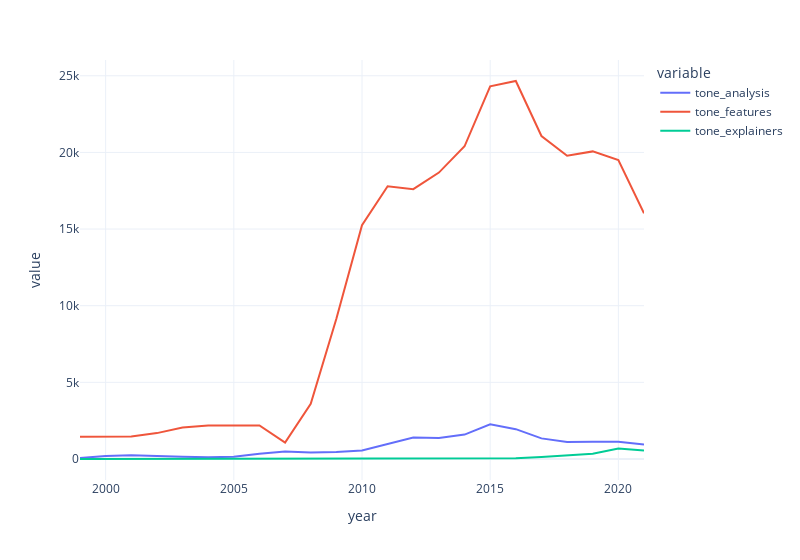

The notebook cell this image was saved under:
### Code cell
px.line(df, y=['tone_analysis', 'tone_features', 'tone_explainers'], width=800)

### Figure 1 — Plotly figure (JSON) as saved in the notebook; plotly's stock layout.template omitted (floating-point values rounded to 4 significant figures)
{"data": [{"hovertemplate": "variable=tone_analysis<br>year=%{x}<br>value=%{y}<extra></extra>", "legendgroup": "tone_analysis", "line": {"color": "#636efa", "dash": "solid"}, "mode": "lines", "name": "tone_analysis", "orientation": "v", "showlegend": true, "type": "scatter", "x": [1999, 2000, 2001, 2002, 2003, 2004, 2005, 2006, 2007, 2008, 2009, 2010, 2011, 2012, 2013, 2014, 2015, 2016, 2017, 2018, 2019, 2020, 2021], "xaxis": "x", "y": [61, 197, 250, 171, 141, 121, 141, 347, 487, 426, 454, 562, 1003, 1404, 1372, 1594, 2267, 1947, 1345, 1116, 1126, 1124, 940], "yaxis": "y"}, {"hovertemplate": "variable=tone_features<br>year=%{x}<br>value=%{y}<extra></extra>", "legendgroup": "tone_features", "line": {"color": "#EF553B", "dash": "solid"}, "mode": "lines", "name": "tone_features", "orientation": "v", "showlegend": true, "type": "scatter", "x": [1999, 2000, 2001, 2002, 2003, 2004, 2005, 2006, 2007, 2008, 2009, 2010, 2011, 2012, 2013, 2014, 2015, 2016, 2017, 2018, 2019, 2020, 2021], "xaxis": "x", "y": [1453, 1455, 1461, 1689, 2054, 2181, 2170, 2188, 1065, 3595, 9153, 15250, 17795, 17600, 18685, 20400, 24312, 24659, 21069, 19783, 20067, 19503, 16029], "yaxis": "y"}, {"hovertemplate": "variable=tone_explainers<br>year=%{x}<br>value=%{y}<extra></extra>", "legendgroup": "tone_explainers", "line": {"color": "#00cc96", "dash": "solid"}, "mode": "lines", "name": "tone_explainers", "orientation": "v", "showlegend": true, "type": "scatter", "x": [1999, 2000, 2001, 2002, 2003, 2004, 2005, 2006, 2007, 2008, 2009, 2010, 2011, 2012, 2013, 2014, 2015, 2016, 2017, 2018, 2019, 2020, 2021], "xaxis": "x", "y": [0, 0, 0, 0, 0, 0, 0, 0, 0, 0, 0, 0, 0, 0, 0, 1, 2, 45, 123, 237, 347, 691, 549], "yaxis": "y"}], "layout": {"legend": {"title": {"text": "variable"}, "tracegroupgap": 0}, "margin": {"t": 60}, "width": 800, "xaxis": {"anchor": "y", "domain": [0, 1], "title": {"text": "year"}}, "yaxis": {"anchor": "x", "domain": [0, 1], "title": {"text": "value"}}}}
